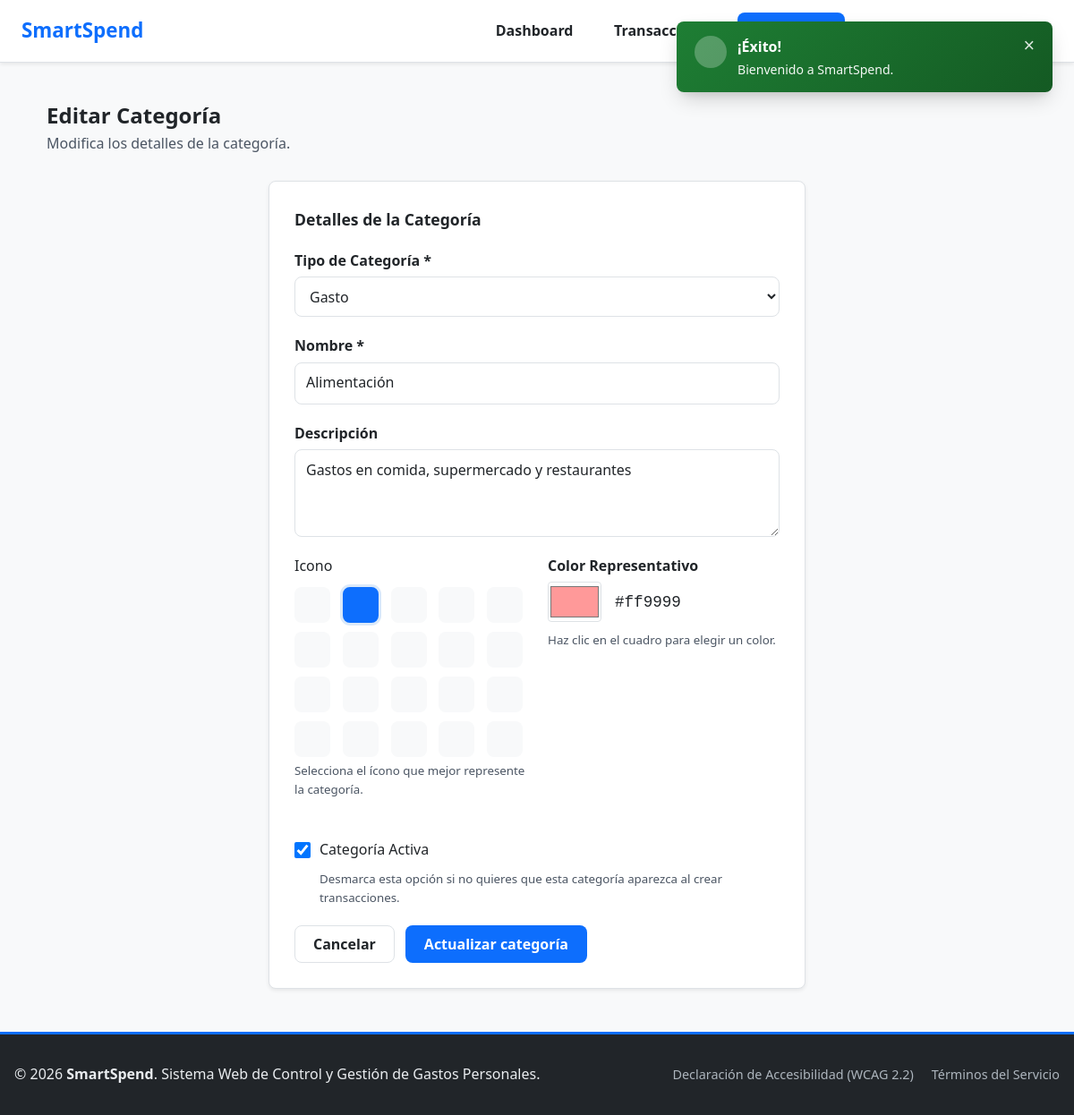
The app's page /views/category/edit.php?id=1 (signed in) with its own data.
### tables this page shows
CREATE TABLE `categorias` (
  `id_categoria` INT AUTO_INCREMENT PRIMARY KEY,
  `id_usuario` INT NOT NULL,
  `nombre_categoria` VARCHAR(50) NOT NULL,
  `tipo` ENUM('ingreso', 'gasto') NOT NULL,
  `descripcion` VARCHAR(255) DEFAULT NULL,
  `icono` VARCHAR(100) DEFAULT NULL,
  `color` VARCHAR(30) DEFAULT NULL,
  `estado` TINYINT(1) DEFAULT 1,
  `fecha` DATETIME DEFAULT CURRENT_TIMESTAMP
);

### config/database.php (called while the page is built, shortened)
<?php
class Database {
    private static $instance = null;
    private function __construct() {
        $host     = getenv('DB_HOST') ?: '127.0.0.1';
        $port     = getenv('DB_PORT') ?: '3306';
        $db_name  = getenv('DB_NAME') ?: 'smartspend';
        $username = getenv('DB_USER') ?: 'root';
        $password = getenv('DB_PASS') !== false ? getenv('DB_PASS') : '';
        try {
            $dsn = "mysql:host={$host};port={$port};dbname={$db_name};charset=utf8mb4";
            $options = [
                PDO::ATTR_ERRMODE            => PDO::ERRMODE_EXCEPTION,
                PDO::ATTR_DEFAULT_FETCH_MODE => PDO::FETCH_ASSOC,
                PDO::ATTR_EMULATE_PREPARES   => false,
            ];
            $this->conn = new PDO($dsn, $username, $password, $options);
        } catch (PDOException $e) {
            throw $e;
        }
    }
    public static function getInstance(): \PDO {
        if (self::$instance === null) {
            self::$instance = new Database();
        }
        return self::$instance->conn;
    }
}
?>

### models/Category.php (called while the page is built, shortened)
<?php
require_once __DIR__ . '/../config/database.php';
class Category
{
    private PDO $db;
    public function __construct(?PDO $db = null)
    {
        $this->db = $db ?? Database::getInstance();
    }
    public function getById(int $id, int $idUsuario): ?array
    {
        $sql = 'SELECT id_categoria, id_usuario, nombre_categoria, tipo, descripcion, icono, color, estado, fecha
                FROM categorias
                WHERE id_categoria = :id AND id_usuario = :id_usuario';
        $stmt = $this->db->prepare($sql);
        $stmt->execute(['id' => $id, 'id_usuario' => $idUsuario]);
        $row = $stmt->fetch();
        return $row ?: null;
    }
}

### includes/session.php (called while the page is built, shortened)
<?php
if (!function_exists('e')) {
    function e(?string $value): string
    {
        return htmlspecialchars((string) $value, ENT_QUOTES, 'UTF-8');
    }
}

### views/category/_form.php (the view, shortened to what this page needs)
<form method="POST" action="<?php echo htmlspecialchars($formAction); ?>" class="form-horizontal js-validate-category-form" id="category-form">
    <div class="form-group">
        <label for="tipo">Tipo de Categoría <span class="required">*</span></label>
        <select name="tipo" id="tipo" required>
            <option value="gasto" <?php echo ($values['tipo'] ?? '') === 'gasto' ? 'selected' : ''; ?>>Gasto</option>
        </select>
    </div>
    <div class="form-group">
        <label for="nombre_categoria">Nombre <span class="required">*</span></label>
        <input type="text" id="nombre_categoria" name="nombre_categoria" required
               minlength="3" maxlength="50"
               value="<?php echo htmlspecialchars((string) ($values['nombre_categoria'] ?? '')); ?>"
               placeholder="Ej: Comida, Sueldo...">
    </div>
    <div class="form-group">
        <label for="descripcion">Descripción</label>
        <textarea id="descripcion" name="descripcion" maxlength="255" rows="3"
                  placeholder="Breve descripción..."><?php echo htmlspecialchars((string) ($values['descripcion'] ?? '')); ?></textarea>
    </div>
    <div class="form-row-responsive">
        <div class="form-group">
            <span id="icon-label">Icono</span>
            <?php
            $hardcodedIcons = [
                'mdi:folder', 'mdi:food', 'mdi:car', 'mdi:bolt', 'mdi:movie',
                'mdi:heart-pulse', 'mdi:school', 'mdi:cash', 'mdi:store', 'mdi:chart-line',
                'mdi:gift', 'mdi:airplane', 'mdi:cart', 'mdi:laptop', 'mdi:home',
                'mdi:hanger', 'mdi:train', 'mdi:coffee', 'mdi:basketball', 'mdi:medical-bag'
            ];
            $selectedIcon = (string) ($values['icono'] ?? 'mdi:folder');
            ?>
            <div class="icon-grid" id="icon-picker-grid" role="group" aria-labelledby="icon-label">
                <?php foreach ($hardcodedIcons as $ico): ?>
                    <button type="button" aria-label="<?= e($ico) ?>" aria-pressed="<?= $ico === $selectedIcon ? 'true' : 'false' ?>" class="icon-option <?php echo $ico === $selectedIcon ? 'selected' : ''; ?>" data-icon-name="<?php echo $ico; ?>">
                    </button>
                <?php endforeach; ?>
            </div>
            <small class="text-muted" style="display: block; margin-top: 5px;">Selecciona el ícono que mejor represente la categoría.</small>
        </div>
        <div class="form-group">
            <label for="color">Color Representativo</label>
            <div class="color-picker-wrapper">
                <input type="color" id="color" name="color"
                       value="<?php echo htmlspecialchars((string) ($values['color'] ?? '#4a90e2')); ?>">
                <span class="color-hex-display" id="color-hex" style="font-family: monospace; font-size: 1.1rem; font-weight: 500;">
                    <?php echo htmlspecialchars((string) ($values['color'] ?? '#4a90e2')); ?>
                </span>
            </div>
            <small class="text-muted" style="display: block; margin-top: 10px;">Haz clic en el cuadro para elegir un color.</small>
        </div>
    </div>
    <div class="form-group" style="margin-top: 1.5rem;">
        <div class="checkbox-container">
            <input type="checkbox" id="estado" name="estado" value="1" <?php echo (!isset($values['estado']) || (int) $values['estado'] === 1) ? 'checked' : ''; ?>>
            <label for="estado" style="margin-bottom: 0; font-weight: normal; cursor: pointer;">Categoría Activa</label>
        </div>
        <small class="text-muted" style="display: block; margin-top: 4px; margin-left: 28px;">Desmarca esta opción si no quieres que esta categoría aparezca al crear transacciones.</small>
    </div>
    <div class="form-actions">
        <?php if ($showCancel): ?>
            <a href="index.php" class="btn btn-outline">Cancelar</a>
        <?php endif; ?>
        <button type="submit" class="btn btn-primary"><?php echo e($submitLabel); ?></button>
    </div>
</form>

### assets/css/variables.css (style rules this page uses)
:root { --primary-color: #0d6efd; --primary-dark: #0a58ca; --primary-light: #e7f1ff; --secondary-color: #0f5132; --secondary-light: #d1e7dd; --danger-color: #842029; --danger-light: #f8d7da; --warning-color: #ffc107; --warning-light: #fff3cd; --info-color: #0dcaf0; --info-light: #cff4fc; --bg-page: #f8f9fa; --bg-card: #ffffff; --border-color: #dee2e6; --text-main: #212529; --text-muted: #4b5563; --text-white: #ffffff; --focus-ring: #0d6efd; --font-family: system-ui, -apple-system, "Segoe UI", Roboto, "Helvetica Neue", Arial, sans-serif; --shadow-sm: 0 0.125rem 0.25rem rgba(0, 0, 0, 0.075); --shadow-md: 0 0.5rem 1rem rgba(0, 0, 0, 0.15); --shadow-lg: 0 10px 25px -5px rgba(0, 0, 0, 0.2), 0 8px 10px -6px rgba(0, 0, 0, 0.1); --border-radius: 0.5rem; --transition-speed: 0.25s; }
*, *::before, *::after { box-sizing: border-box; margin: 0; padding: 0; }
html, body { width: 100%; max-width: 100%; overflow-x: clip; scroll-behavior: smooth; }
body { font-family: var(--font-family); line-height: 1.6; color: var(--text-main); background-color: var(--bg-page); display: flex; flex-direction: column; min-height: 100vh; }
:root { --bg-light: var(--bg-page); --card-bg: var(--bg-card); --text-dark: var(--text-main); --radius: .75rem; --shadow: var(--shadow-sm); }

### assets/css/cards.css (style rules this page uses)
.btn { display: inline-flex; align-items: center; justify-content: center; gap: 0.5rem; font-weight: 600; padding: 0.65rem 1.25rem; border-radius: var(--border-radius); border: 1px solid transparent; cursor: pointer; text-decoration: none; transition: all var(--transition-speed) ease; font-size: 1rem; line-height: 1.2; font-family: inherit; }
.btn-primary { background-color: var(--primary-color); color: var(--text-white); }
.btn-outline { background: transparent; border-color: var(--border-color); color: var(--text-main); }

### assets/css/forms.css (style rules this page uses)
.form-group { display: flex; flex-direction: column; margin-bottom: 1.25rem; }
.form-group input, .form-group select, .form-group textarea, .filter-bar select { width: 100%; padding: 0.6rem 0.75rem; border: 1px solid var(--border-color); border-radius: var(--border-radius); background: var(--bg-card); color: var(--text-main); font: inherit; }
.form-group label { font-weight: 600; color: var(--text-main); margin-bottom: 0.3rem; }
.form-actions { display: flex; gap: 0.75rem; flex-wrap: wrap; align-items: center; margin-top: 0.5rem; }
.text-muted { color: var(--text-muted); }

### views/category/_form.php (style rules this page uses)
.icon-grid { display: grid; grid-template-columns: repeat(auto-fill, minmax(40px, 1fr)); gap: 10px; margin-top: 10px; }
.icon-option { display: flex; align-items: center; justify-content: center; font-size: 1.5rem; width: 40px; height: 40px; border: 2px solid transparent; border-radius: 8px; cursor: pointer; background-color: var(--surface-hover, #f8f9fa); transition: all 0.2s; color: var(--text-color, #333); }
.icon-option.selected { border-color: var(--primary-color, #4a90e2); background-color: var(--primary-color, #4a90e2); color: white; box-shadow: 0 0 0 3px rgba(74, 144, 226, 0.2); }
.form-row-responsive { display: grid; grid-template-columns: 1fr; gap: 1.5rem; }
@media (min-width: 768px) { .form-row-responsive { grid-template-columns: 1fr 1fr; } }
.checkbox-container { display: flex; align-items: center; margin-bottom: 5px; }
.checkbox-container input[type="checkbox"] { margin-right: 10px; width: 18px; height: 18px; }
.color-picker-wrapper { display: flex; align-items: center; gap: 15px; }
.color-picker-wrapper input[type="color"] { height: 45px; width: 60px; cursor: pointer; padding: 0; border: 1px solid var(--border-color, #e2e8f0); border-radius: 4px; }

### records on screen
categorias: tipo "Gasto", nombre_categoria "Alimentación", descripcion "Gastos en comida, supermercado y restaurantes", icono "mdi:food" (drawn), color "#ff9999", estado "☑"

### other values on screen
$item['label'] "Dashboard"
$item['label'] "Transacciones"
$toastTitle "¡Éxito!"
$message "Bienvenido a SmartSpend."
$submitLabel "Actualizar categoría"
